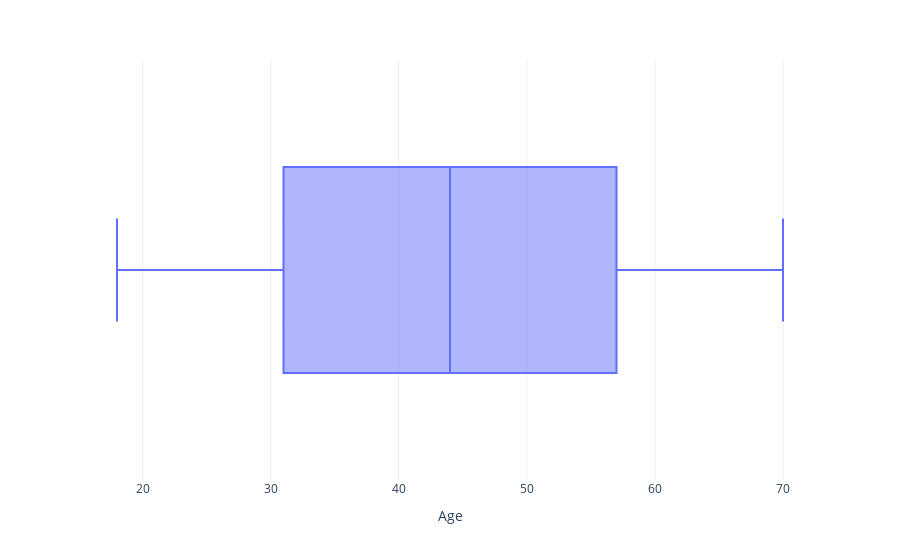
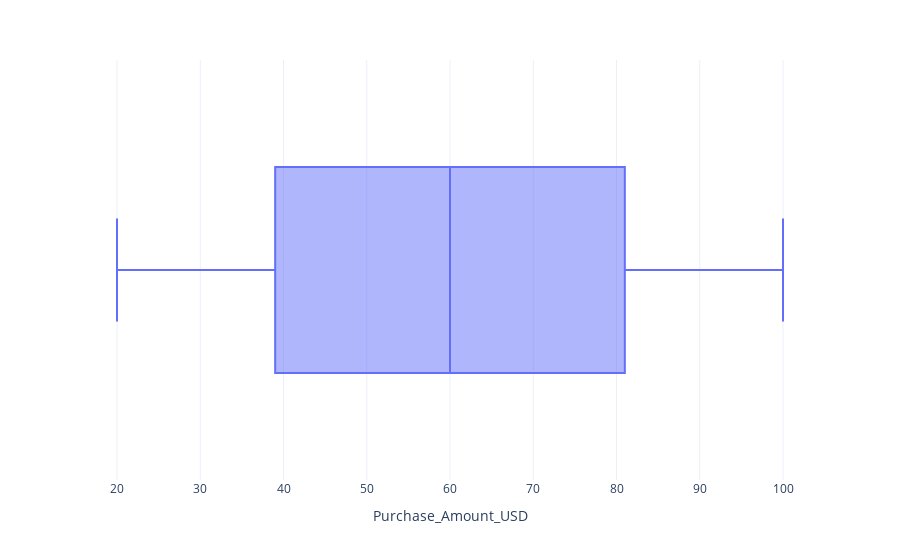
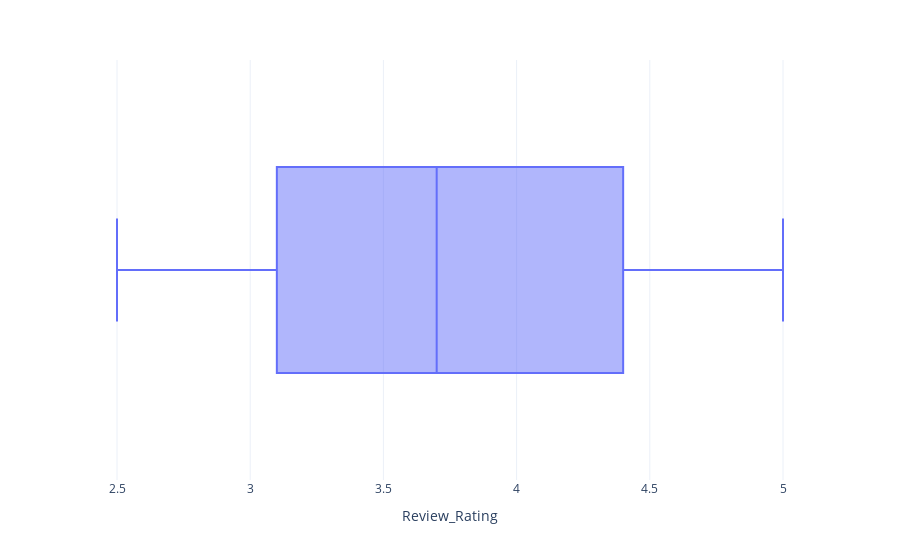
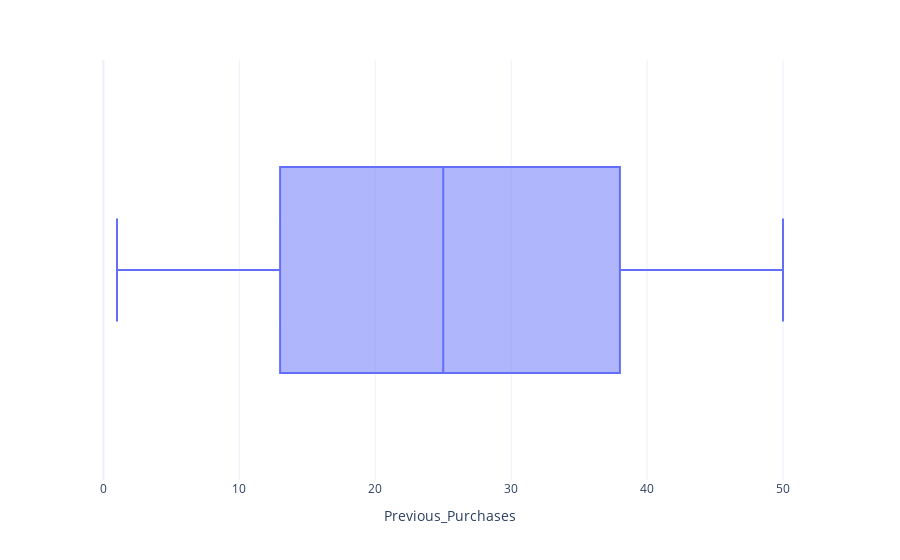

Notebook code cell kept with these figures, in order:
### Markdown cell above
# Outlier Detection

### Code cell
for i in df.columns:
    if df[i].dtype != 'object' and i != 'Customer_ID':
        fig = px.box(df, x=i,template='plotly_white')
        fig.show()

### Figure 1 — Plotly figure (JSON) as saved in the notebook; plotly's stock layout.template omitted (floating-point values rounded to 4 significant figures; data arrays with more than 128 entries replaced by an {"elided": "..."} marker saying what was removed)
{"data": [{"alignmentgroup": "True", "hovertemplate": "Age=%{x}<extra></extra>", "legendgroup": "", "marker": {"color": "#636efa"}, "name": "", "notched": false, "offsetgroup": "", "orientation": "h", "showlegend": false, "type": "box", "x": {"elided": "3900 int values"}, "x0": " ", "xaxis": "x", "y0": " ", "yaxis": "y"}], "layout": {"boxmode": "group", "legend": {"tracegroupgap": 0}, "margin": {"t": 60}, "xaxis": {"anchor": "y", "domain": [0, 1], "title": {"text": "Age"}}, "yaxis": {"anchor": "x", "domain": [0, 1]}}}

### Figure 2 — Plotly figure (JSON) as saved in the notebook; plotly's stock layout.template omitted (floating-point values rounded to 4 significant figures; data arrays with more than 128 entries replaced by an {"elided": "..."} marker saying what was removed)
{"data": [{"alignmentgroup": "True", "hovertemplate": "Purchase_Amount_USD=%{x}<extra></extra>", "legendgroup": "", "marker": {"color": "#636efa"}, "name": "", "notched": false, "offsetgroup": "", "orientation": "h", "showlegend": false, "type": "box", "x": {"elided": "3900 int values"}, "x0": " ", "xaxis": "x", "y0": " ", "yaxis": "y"}], "layout": {"boxmode": "group", "legend": {"tracegroupgap": 0}, "margin": {"t": 60}, "xaxis": {"anchor": "y", "domain": [0, 1], "title": {"text": "Purchase_Amount_USD"}}, "yaxis": {"anchor": "x", "domain": [0, 1]}}}

### Figure 3 — Plotly figure (JSON) as saved in the notebook; plotly's stock layout.template omitted (floating-point values rounded to 4 significant figures; data arrays with more than 128 entries replaced by an {"elided": "..."} marker saying what was removed)
{"data": [{"alignmentgroup": "True", "hovertemplate": "Review_Rating=%{x}<extra></extra>", "legendgroup": "", "marker": {"color": "#636efa"}, "name": "", "notched": false, "offsetgroup": "", "orientation": "h", "showlegend": false, "type": "box", "x": {"elided": "3900 float values"}, "x0": " ", "xaxis": "x", "y0": " ", "yaxis": "y"}], "layout": {"boxmode": "group", "legend": {"tracegroupgap": 0}, "margin": {"t": 60}, "xaxis": {"anchor": "y", "domain": [0, 1], "title": {"text": "Review_Rating"}}, "yaxis": {"anchor": "x", "domain": [0, 1]}}}

### Figure 4 — Plotly figure (JSON) as saved in the notebook; plotly's stock layout.template omitted (floating-point values rounded to 4 significant figures; data arrays with more than 128 entries replaced by an {"elided": "..."} marker saying what was removed)
{"data": [{"alignmentgroup": "True", "hovertemplate": "Previous_Purchases=%{x}<extra></extra>", "legendgroup": "", "marker": {"color": "#636efa"}, "name": "", "notched": false, "offsetgroup": "", "orientation": "h", "showlegend": false, "type": "box", "x": {"elided": "3900 int values"}, "x0": " ", "xaxis": "x", "y0": " ", "yaxis": "y"}], "layout": {"boxmode": "group", "legend": {"tracegroupgap": 0}, "margin": {"t": 60}, "xaxis": {"anchor": "y", "domain": [0, 1], "title": {"text": "Previous_Purchases"}}, "yaxis": {"anchor": "x", "domain": [0, 1]}}}
